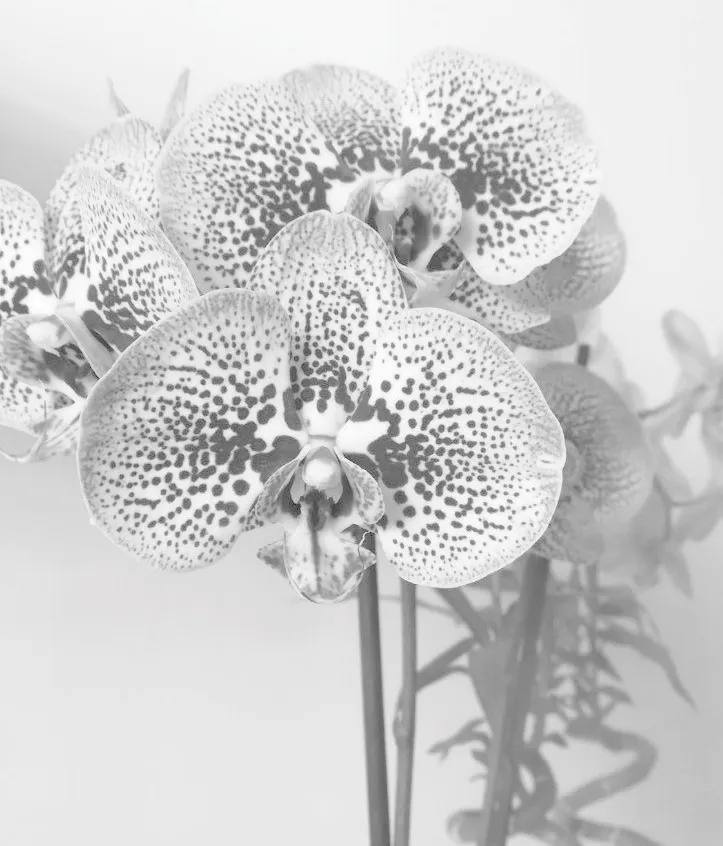
#> input picture Lab 2/inp_image.webp, 723 x 846 px, given in place of the camera
$ python exercise2opencv.py
#> lines starting #> are read from the running program, lines starting #| are printed output that depends on the picture; after the words box and inside, x2 and y2 are one past the last pixel; in counts of white or black regions, pixels touching at a corner belong together
import numpy as np
import cv2

webcam = cv2.VideoCapture(0)

while True:
    result, frame = webcam.read()
#> frame is the input picture: shape (846, 723, 3); mean B, G, R 205.5, 205.5, 205.5

    if result is False:
        break

    gray = cv2.cvtColor(frame, cv2.COLOR_BGR2GRAY)
    edges = cv2.Canny(gray, 50, 150, apertureSize=3)
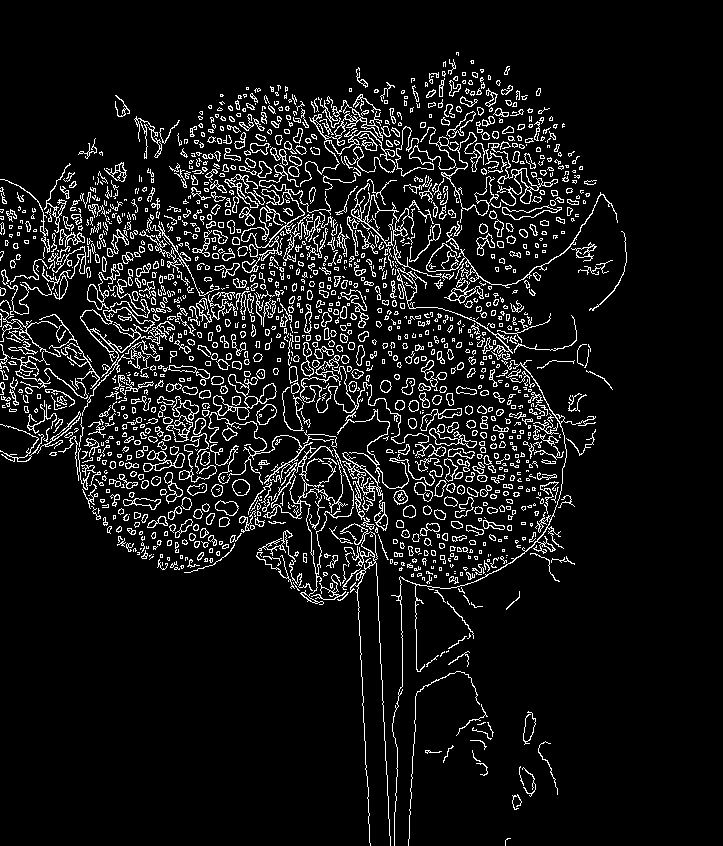
#> edges: shape (846, 723); 8.6% white in thin lines or dots, all inside (x1, y1, x2, y2) = (0, 52, 627, 846)
    lines = cv2.HoughLinesP(edges, 1, np.pi / 180, 100, minLineLength=100, maxLineGap=10)
#> lines = 92 rows, first 6: [360, 649, 370, 845], [377, 587, 390, 845], [396, 374, 558, 536], [138, 337, 376, 575], [220, 368, 323, 265], [207, 355, 337, 225]

    if lines is not None:
        for line in lines:
            x1, y1, x2, y2 = line[0]
            cv2.line(frame, (x1, y1), (x2, y2), (0, 255, 0), 2)
#> this loop made 92 passes
#> (x1, y1, x2, y2) on passes 1 to 12: (360, 649, 370, 845), (377, 587, 390, 845), (396, 374, 558, 536), (138, 337, 376, 575), (220, 368, 323, 265), (207, 355, 337, 225), (117, 486, 223, 380), (198, 163, 398, 363), (89, 286, 376, 573), (46, 202, 181, 337), (322, 294, 459, 157), (283, 392, 418, 257)
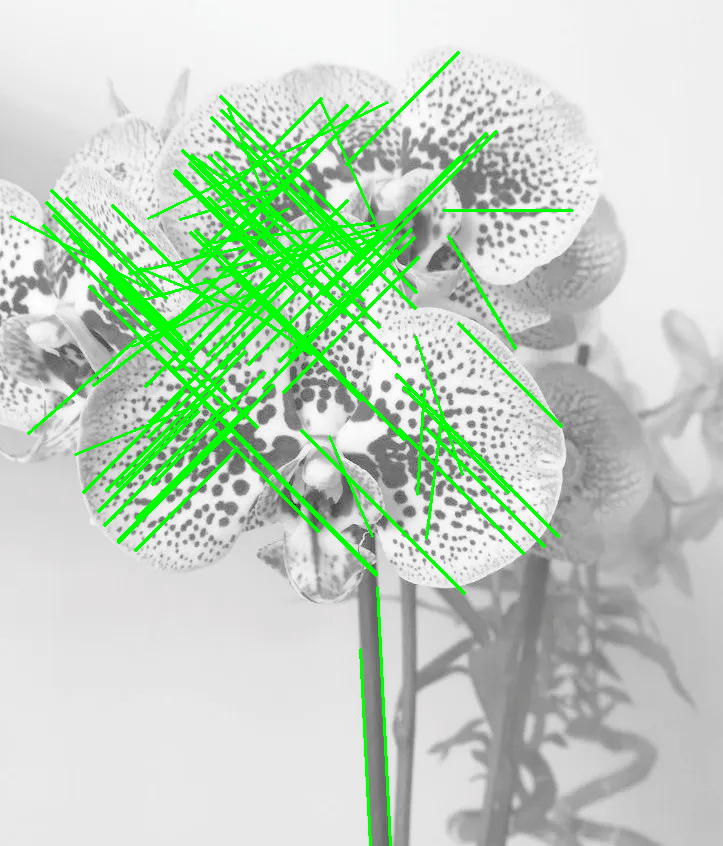
#> frame: shape (846, 723, 3); 7.72% of pixels changed, all inside (x1, y1, x2, y2) = (10, 51, 574, 846)

    cv2.imshow('Webcam Test', frame)

    if cv2.waitKey(1) & 0xFF == ord('q'):
#> (key q is pressed here)
        break

webcam.release()
cv2.destroyAllWindows()

$ run again, on Lab 2/log_transformed.jpg
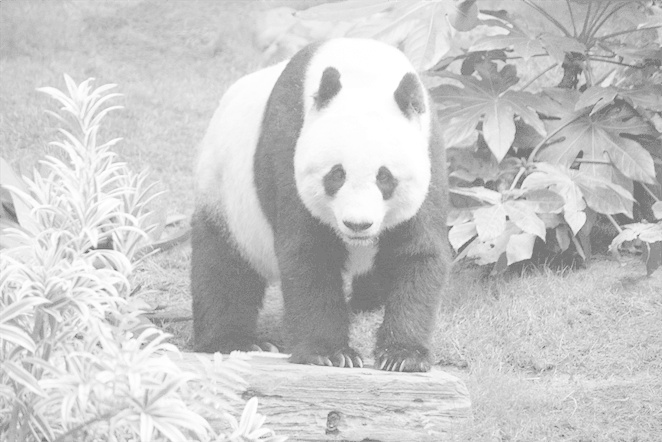
#> input picture Lab 2/log_transformed.jpg, 662 x 442 px, given in place of the camera
#> frame is the input picture: shape (442, 662, 3); min 110, max 255, mean 201.2
#> `edges = cv2.Canny(gray, 50, 150, apertureSize=3)`:
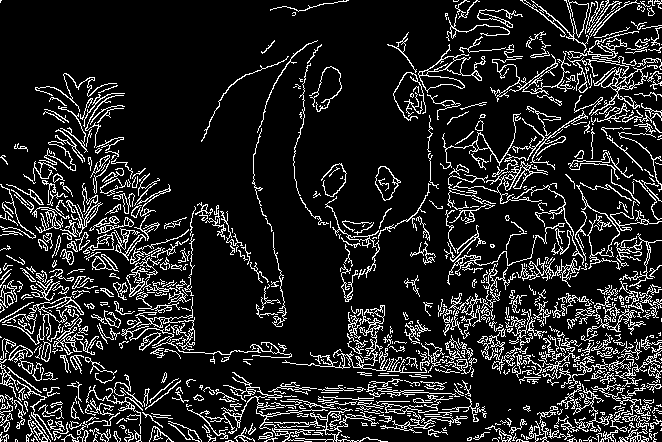
#> edges: shape (442, 662); 13.8% white in thin lines or dots
#> lines = 50 rows, first 6: [322, 403, 436, 407], [1, 407, 118, 413], [0, 439, 170, 439], [225, 427, 341, 431], [556, 423, 661, 428], [549, 344, 656, 357]
#> the loop `for line in lines:` made 50 passes
#> after the loop `for line in lines:`:
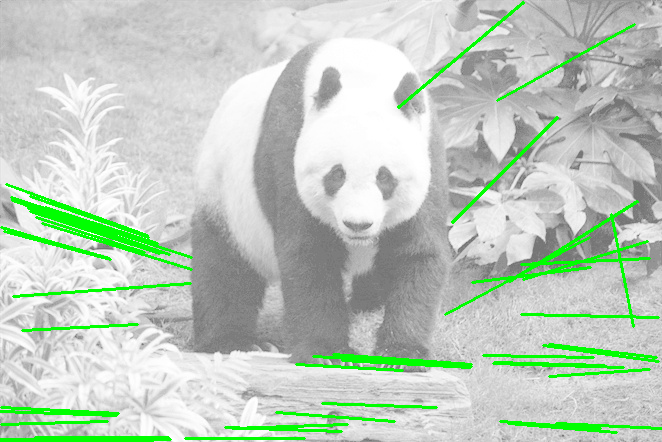
#> frame: shape (442, 662, 3); 5.56% of pixels changed, all inside (x1, y1, x2, y2) = (0, 1, 662, 442)
